Frame 1 (no input): blank canvas, image omitted
Frame 60 (the mouse pressed at the canvas centre just before this capture): blank canvas, image omitted
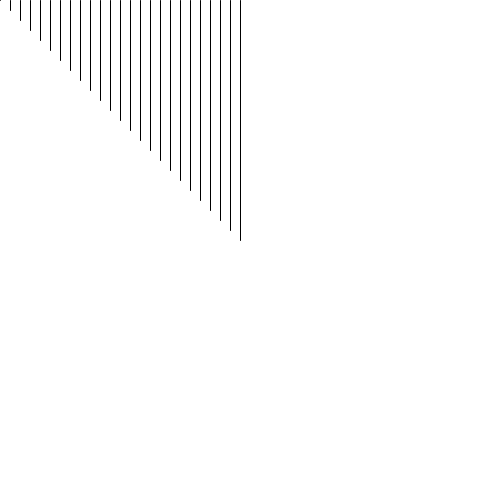
Frame 120 (the mouse held since frame 60 and released just before this capture)

The Processing sketch whose frames 1 and 60 were blank and that drew this single picture after the mouse press (run headless with seeded random() and noise(); from frame 60 on, the mouse is pressed at the canvas centre):

// Processing sketch: cc1_04_for
// ── cc1_04_for.pde
void setup() {
  size(500, 500);
}

void draw() {
  background(255);
/*  int xDraw = 0;
  while ( xDraw < mouseX ) {
    line(xDraw, 0, xDraw, xDraw);
    xDraw = xDraw + 10; // xDraw += 10;
  }*/
  for( int xDraw = 0; xDraw < mouseX; xDraw+=10) {
    line(xDraw, 0, xDraw, xDraw);
  }
}
